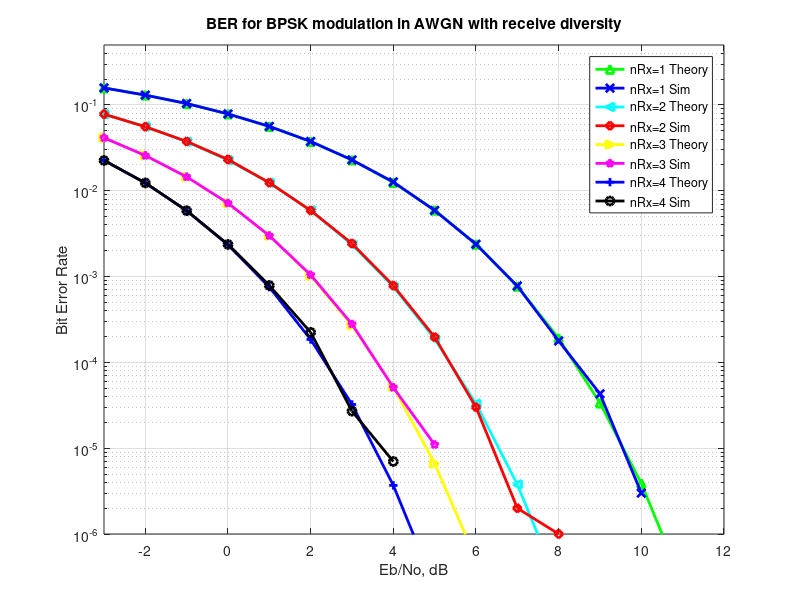

MATLAB code for this plot:
%%%%%%%%%%%%%%%%%%%%%%%%%%%%%%%%%%%%%%%%%%%%%%%%%%%%%%%%%%%%
% All rights reserved by Krishna Pillai, http://www.dsplog.com
% The file may not be re-distributed without explicit authorization
% from Krishna Pillai.
% Checked for proper operation with Octave Version 3.0.0
% Author        : Krishna Pillai
% Email         : krishna@dsplog.com
% Version       : 1.0
% Date          : 18 August 2008
% %%%%%%%%%%%%%%%%%%%%%%%%%%%%%%%%%%%%%%%%%%%%%%%%%%%%%%%%%

% Script for computing the BER for BPSK modulation in a
% AWGN channel with receive diversity

clear
N = 10^6 % number of bits or symbols

% Transmitter
ip = rand(1,N)>0.5; % generating 0,1 with equal probability
s = 2*ip-1; % BPSK modulation 0 -> -1; 1 -> 0


Eb_N0_dB = [-3:15]; % multiple Eb/N0 values

nRx = [1 2 3 4]; % number of receive antenna


for jj = 1:length(nRx)
    for ii = 1:length(Eb_N0_dB)

        n = 1/sqrt(2)*[randn(nRx(jj),N) + j*randn(nRx(jj),N)]; % white gaussian noise, 0dB variance on each row

        % Noise addition
        y = ones(nRx(jj),1)*s + 10^(-Eb_N0_dB(ii)/20)*n;

        % equalization
        yHat = sum(y,1)/nRx(jj);

        % receiver - hard decision decoding
        ipHat = real(yHat)>0;

        % counting the errors
        nErr(jj,ii) = size(find([ip- ipHat]),2);
    end
    TheoryBerAWGN(jj,:) = 0.5*erfc(sqrt(nRx(jj)*10.^(Eb_N0_dB/10))); % theoretical ber    

end

SimBer = nErr/N; % Simulated ber

% plot
close all
figure
semilogy(Eb_N0_dB,TheoryBerAWGN(1,:),'g-^','LineWidth',2);
hold on
semilogy(Eb_N0_dB,SimBer(1,:),'bx-','LineWidth',2);
semilogy(Eb_N0_dB,TheoryBerAWGN(2,:),'c-<','LineWidth',2);
semilogy(Eb_N0_dB,SimBer(2,:),'rd-','LineWidth',2);
semilogy(Eb_N0_dB,TheoryBerAWGN(3,:),'y->','LineWidth',2);
semilogy(Eb_N0_dB,SimBer(3,:),'mp-','LineWidth',2);
semilogy(Eb_N0_dB,TheoryBerAWGN(4,:),'b+-','LineWidth',2);
semilogy(Eb_N0_dB,SimBer(4,:),'ko-','LineWidth',2);
axis([-3 12 10^-6 0.5])
grid on
legend('nRx=1 Theory','nRx=1 Sim', 'nRx=2 Theory','nRx=2 Sim','nRx=3 Theory','nRx=3 Sim','nRx=4 Theory','nRx=4 Sim');
xlabel('Eb/No, dB');
ylabel('Bit Error Rate');
title('BER for BPSK modulation in AWGN with receive diversity');






